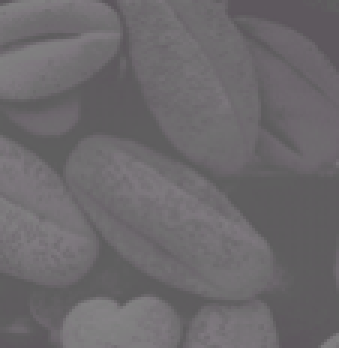
#> input picture Lab 2/imgs/Picture2.png, 113 x 116 px (shown 3 times larger)
$ jupyter execute lab2-std.ipynb   (shell and % lines are left out)
#> lines starting #> are read from the running program, lines starting #| are printed output that depends on the picture
### Lab 2/commonfunctions.py
import skimage.io as io
import matplotlib.pyplot as plt
import numpy as np
from skimage.exposure import histogram
from matplotlib.pyplot import bar
from skimage.color import rgb2gray,rgb2hsv

# Convolution:
from scipy.signal import convolve2d
from scipy import fftpack
import math

from skimage.util import random_noise
from skimage.filters import median
from skimage.feature import canny

from mpl_toolkits.mplot3d import Axes3D  # noqa: F401 unused import

import matplotlib.pyplot as plt
from matplotlib import cm
from matplotlib.ticker import LinearLocator, FormatStrFormatter
import numpy as np

# Edges
from skimage.filters import sobel_h, sobel, sobel_v,roberts, prewitt

# Show the figures / plots inside the notebook
def show_images(images,titles=None):
    #This function is used to show image(s) with titles by sending an array of images and an array of associated titles.
    # images[0] will be drawn with the title titles[0] if exists
    # You aren't required to understand this function, use it as-is.
    n_ims = len(images)
    if titles is None: titles = ['(%d)' % i for i in range(1,n_ims + 1)]
    fig = plt.figure()
    n = 1
    for image,title in zip(images,titles):
        a = fig.add_subplot(1,n_ims,n)
        if image.ndim == 2:
            plt.gray()
        plt.imshow(image)
        a.set_title(title)
        plt.axis('off')
        n += 1
    fig.set_size_inches(np.array(fig.get_size_inches()) * n_ims)
    plt.show()


def show_3d_image(img, title):
    fig = plt.figure()
    fig.set_size_inches((12,8))
    # ax = fig.gca(projection='3d')
    ax = fig.add_subplot(projection='3d')

    # Make data.
    X = np.arange(0, img.shape[0], 1)
    Y = np.arange(0, img.shape[1], 1)
    X, Y = np.meshgrid(X, Y)
    Z = img[X,Y]

    # Plot the surface.
    surf = ax.plot_surface(X, Y, Z, cmap=cm.coolwarm,
                           linewidth=0, antialiased=False)

    # Customize the z axis.
    ax.set_zlim(0, 8)
    ax.zaxis.set_major_locator(LinearLocator(10))
    ax.zaxis.set_major_formatter(FormatStrFormatter('%.02f'))

    # Add a color bar which maps values to colors.
    fig.colorbar(surf, shrink=0.5, aspect=5)
    ax.set_title(title)
    plt.show()

def show_3d_image_filtering_in_freq(img, f):
    img_in_freq = fftpack.fft2(img)
    filter_in_freq = fftpack.fft2(f, img.shape)
    filtered_img_in_freq = np.multiply(img_in_freq, filter_in_freq)

    img_in_freq = fftpack.fftshift(np.log(np.abs(img_in_freq)+1))
    filtered_img_in_freq = fftpack.fftshift(np.log(np.abs(filtered_img_in_freq)+1))

    show_3d_image(img_in_freq, 'Original Image')
    show_3d_image(filtered_img_in_freq, 'Filtered Image')


# [6 lines left out: function showHist, not called in this run]

### Lab 2/lab2-std.ipynb
# Lab 2: Convolution & Discrete Fourier Transform

[cell 1]
import commonfunctions as cf # this a custom module found the commonfunctions.py
import skimage.io as io
import matplotlib.pyplot as plt
import numpy as np
from skimage.color import rgb2gray
from scipy import fftpack
from scipy.signal import convolve2d
from skimage.util import random_noise
from skimage.exposure import rescale_intensity

# Show the matlpotlib figures inside the notebook

##### Helper functions:
cf.show_images(images, titles=None)
<br>
Given a list of images and -(optionally)- a list of titles, it plots them using matplotlib with their respective titles

### Part 1
#### Understanding the Concept of Inverse DFT

In this part, we will construct matrices in the frequency domain and see how they look in the 2D space domain

[cell 2]
# This function maps matrices from frequency to space then plots them
def plot_image_from_freq(freq_domain_mat):
    inverse_fft_mat = fftpack.ifft2(freq_domain_mat) # Inverse FFT is a fast version of inverse DFT
    # Due to approximations, the returned matrix contains complex numbers
    # So, we get the magnitude to be able to plot the image
    image = np.abs(inverse_fft_mat)
    cf.show_images([image], titles=['Image in Space Domain'])

[cell 3]
# We will first try to construct a matrix in the frequency domain that makes a vertically moving ripple in the space domain

freq_domain_mat = np.zeros([21,21])
freq_domain_mat[9, 10] = 1 # The choice of the value '1' is arbitrary
freq_domain_mat[11, 10] = 1
plot_image_from_freq(freq_domain_mat)
cf.show_images([freq_domain_mat])

[cell 4]
# TODO: construct a matrix in the frequency domain that makes a HORIZONTALLY moving ripple in the space domain

freq_domain_mat = np.zeros([21,21])
freq_domain_mat[10, 9] = 1
freq_domain_mat[10, 11] = 1
plot_image_from_freq(freq_domain_mat)
# print(freq_domain_mat)

[cell 5]
# Now a ripple moving diagonally
freq_domain_mat = np.zeros([21,21])
freq_domain_mat[9, 9] = 1
freq_domain_mat[11, 11] = 1
plot_image_from_freq(freq_domain_mat)

We recommend you try to construct different matrices like the previous ones and see if their space domain representation is what you expect

### Part 2
#### Understanding Image Filtering in the Frequency Domain

In this part, we will try to alter an image by multiplying it by a filter in the frequency domain.

[cell 6]
# This function applies a filter to an image in the frequency domain
# and plots multiple images describing the process
def apply_filter_in_freq(img, f):
    img_in_freq = fftpack.fft2(img)

    # we supply the img shape here to make both the filter and img have the same shape to be able to multiply
    filter_in_freq = fftpack.fft2(f, img.shape)
    filtered_img_in_freq = np.multiply(img_in_freq, filter_in_freq)
    filtered_img = fftpack.ifft2(filtered_img_in_freq)

    cf.show_images([img,
                fftpack.fftshift(np.log(np.abs(img_in_freq)+1)), # log for better intensity scale,
                                                                 # shift to make zero freq at center
                fftpack.fftshift(np.log(np.abs(filter_in_freq)+1)),
                fftpack.fftshift(np.log(np.abs(filtered_img_in_freq)+1)),
                np.abs(filtered_img)
                ], ['Image', 'Image in Freq. Domain', 'Filter in Freq. Domain', 'Filtered Image in Freq. Domain', 'Filtered Image'])

[cell 7]
# Let's try some filters on a sample image
img = io.imread('imgs/Picture2.png',as_gray = True)
#> img: shape (116, 113) float64; min 0.344, max 0.513, mean 0.415
#rgb2gray(

# This is a low pass filter (more on that in the upcoming lectures)
f1=np.array([
    [1,2,1],
    [2,4,2],
    [1,2,1]
])

apply_filter_in_freq(img, f1)
#> in show_images (call 5), `n_ims = len(images)`: n_ims = 5
#> the loop in show_images (call 5), `for image,title in zip(images,titles):` made 5 passes
#> title on passes 1 to 5: 'Image', 'Image in Freq. Domain', 'Filter in Freq. Domain', 'Filtered Image in Freq. Domain', 'Filtered Image'
#> after the loop in show_images (call 5), `for image,title in zip(images,titles):`: n = 6
#> in show_images (call 5), `plt.show()`:
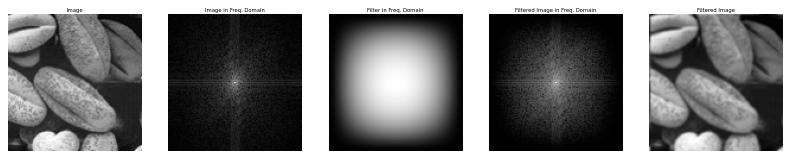
#> figure drawn by matplotlib, 5 panels

[cell 8]
# This is a high pass filter (more on that in the upcoming lectures)
f2=np.array([
    [ 0,-1, 0],
    [-1, 4,-1],
    [ 0,-1, 0]
])

apply_filter_in_freq(img, f2)

#### TODO
What happened to the filtered images in the two previous examples and why?

[cell 9]
cf.show_3d_image_filtering_in_freq(img, f1)
#> in show_3d_image_filtering_in_freq, `img_in_freq = fftpack.fftshift(np.log(np.abs(img_in_freq)+1))`:
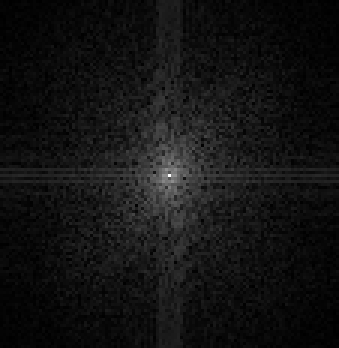
#> img_in_freq: shape (116, 113) float64 (shown 3 times larger); min 0.00367, max 8.6, mean 0.65; drawn with min black and max white
#> in show_3d_image, `surf = ax.plot_surface(X, Y, Z, cmap=cm.coolwarm, linewidth=0, antiali..`:
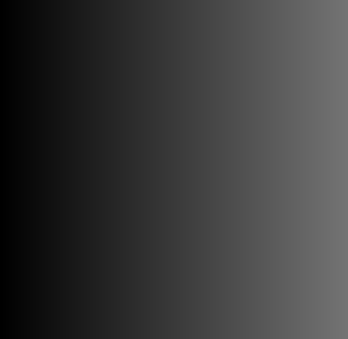
#> X: shape (113, 116) int64 (shown 3 times larger); min 0, max 115, mean 57.5
cf.show_3d_image_filtering_in_freq(img, f2)
#> in show_3d_image_filtering_in_freq (call 2), `filtered_img_in_freq = fftpack.fftshift(np.log(np.abs(filtered_img_in_..`:
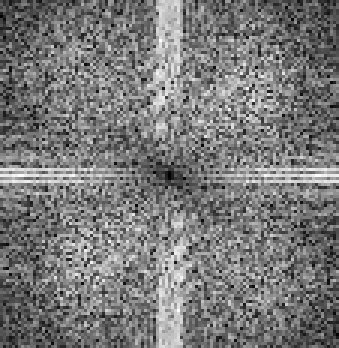
#> filtered_img_in_freq: shape (116, 113) float64 (shown 3 times larger); min 0, max 2.51, mean 1.19; drawn with min black and max white
#> call 4 of show_3d_image, with title = 'Filtered Image'
#> in show_3d_image (call 4), `Z = img[X,Y]`:
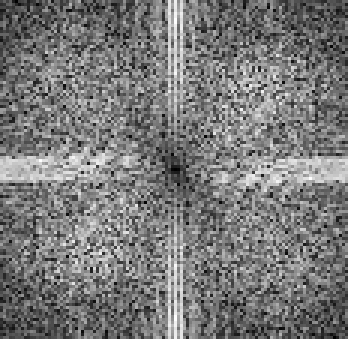
#> Z: shape (113, 116) float64 (shown 3 times larger); min 0, max 2.51, mean 1.19; drawn with min black and max white
#> in show_3d_image (call 4), `plt.show()`:
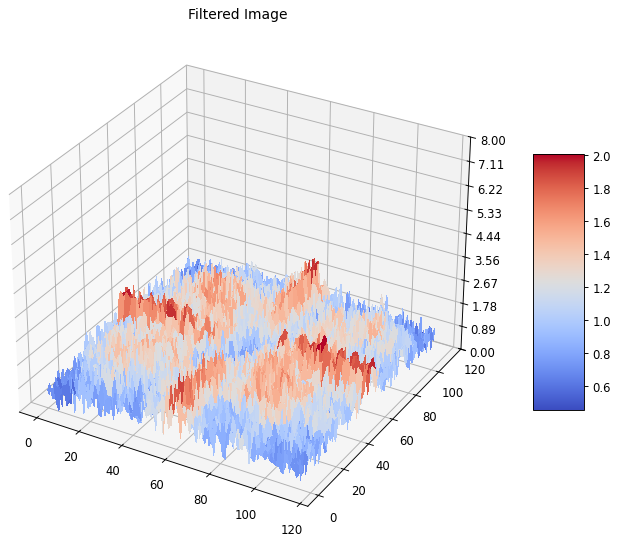
#> figure drawn by matplotlib, 2 panels

### Part 3
#### Understanding Image Filtering in the Space Domain Through Convolution

In this part, you are required to convolve a couple of filters on imgs/bird.jpg which are shown in the next figure.

</img>

#### Functions you might need:
-> convolve2d(img, f), for documentation: <br>

Visit this link (https://docs.scipy.org/doc/scipy/reference/generated/scipy.signal.convolve2d.html)
<br>
Or
<br>
Press shift+tab after writing 'convolve2d' in a code cell

-> random_noise(img, mode) (https://scikit-image.org/docs/dev/api/skimage.util.html#skimage.util.random_noise)

[cell 10]
# TODO: Read an image and convert it to grayscale
img = io.imread("./imgs/bird.jpg",as_gray = True)
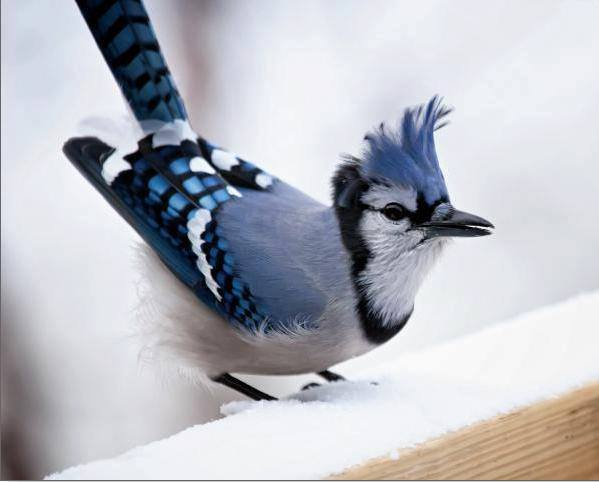
#> input picture Lab 2/imgs/bird.jpg, 599 x 482 px
#> img: shape (482, 599) float64; min 0, max 0.999, mean 0.729

# TODO: Apply noise to the image and save it in another variable
noisy_img = random_noise(img,mode="s&p",amount= 0.05)

# TODO: Construct the required filters (hint: you can do it as we did in the previous part)
f1 =np.ones((3,3))*(1/9)

f2 = np.ones((3,3))
f2[1,1] = -8

f3 = np.array([
    [1,1,1],
    [0,0,0],
    [-1,-1,-1]
])

f4 = np.rot90(f3)


# TODO: Convolve the noisy image with f1 and the rest of the filters with the original image
img_f1 = convolve2d(noisy_img,f1)
img_f2 = convolve2d(img,f2)
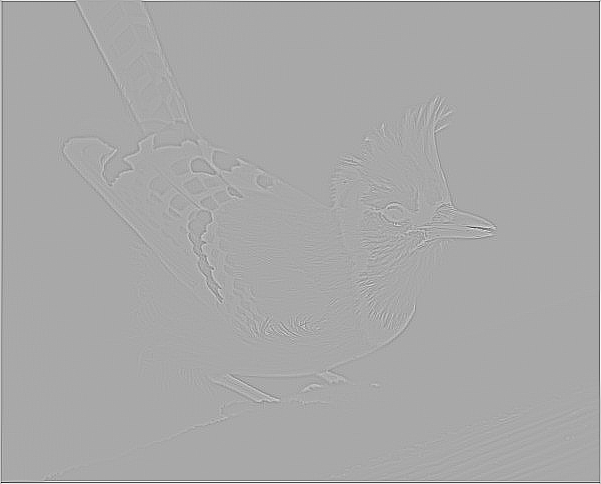
#> img_f2: shape (484, 601) float64; min -5.94, max 3.04, mean -1.18e-17; drawn with min black and max white
img_f3 = convolve2d(img,f3)
img_f4 = convolve2d(img,f4)
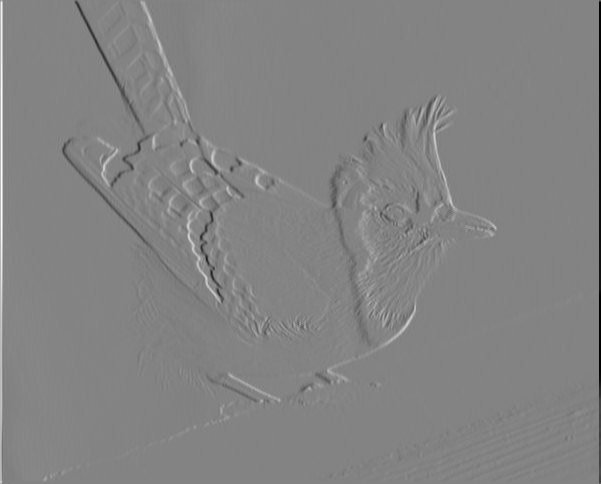
#> img_f4: shape (484, 601) float64; min -2.91, max 2.73, mean 2.38e-19; drawn with min black and max white


cf.show_images( [img,noisy_img, img_f1],['Original','Noisy Image', 'Averaging Filter'])
cf.show_images( [rescale_intensity((x), in_range=(0.0,1.0), out_range=(0, 255)) for x in [img_f2,img_f3,img_f4]],['Laplace edge detection','horz edges','vert edges'])
#> the loop in show_images (call 8), `for image,title in zip(images,titles):` made 3 passes
#> after the loop in show_images (call 8), `for image,title in zip(images,titles):`: n = 4
#> in show_images (call 8), `plt.show()`:
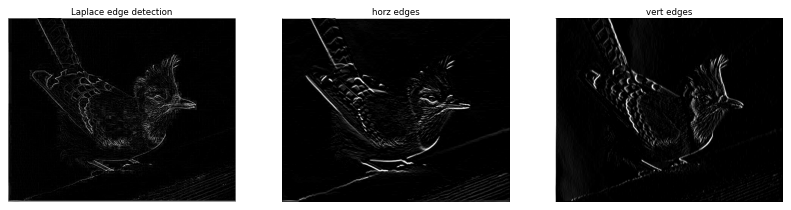
#> figure drawn by matplotlib, 3 panels


# Show the images
# cf.show_images([rescale_intensity(x, in_range=(0.0,1.0), out_range=(0, 255)) for x in [img,noisy_img, img_f1,img_f2,img_f3,img_f4]],['Original','Noisy Image', 'Filtered 1','Filtered 2','Filtered 3','Filtered 4'])
